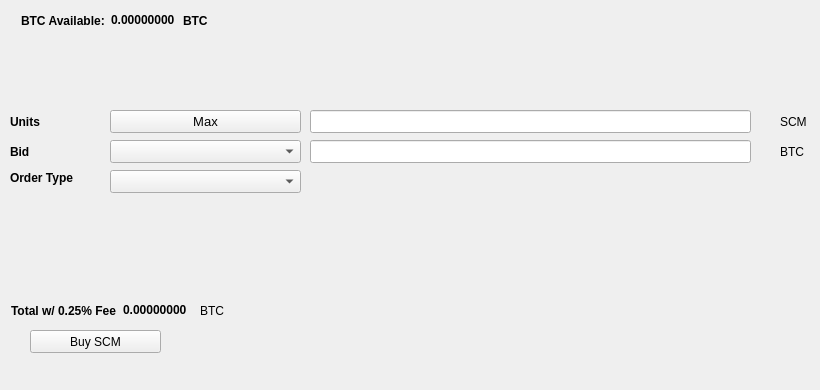
   <widget class="QWidget" name="BuyTab">
    <attribute name="title">
     <string>Buy</string>
    </attribute>
    <widget class="QPushButton" name="BuySCM">
     <property name="geometry">
      <rect>
       <x>30</x>
       <y>330</y>
       <width>131</width>
       <height>23</height>
      </rect>
     </property>
     <property name="text">
      <string>Buy SCM</string>
     </property>
     <property name="icon">
      <iconset resource="../scamar.qrc">
       <normaloff>:/icons/bitcoin</normaloff>:/icons/bitcoin</iconset>
     </property>
    </widget>
    <widget class="QLabel" name="label_3">
     <property name="geometry">
      <rect>
       <x>10</x>
       <y>110</y>
       <width>46</width>
       <height>23</height>
      </rect>
     </property>
     <property name="font">
      <font>
       <weight>75</weight>
       <bold>true</bold>
      </font>
     </property>
     <property name="text">
      <string>Units</string>
     </property>
    </widget>
    <widget class="QLineEdit" name="UnitsInput">
     <property name="geometry">
      <rect>
       <x>310</x>
       <y>110</y>
       <width>441</width>
       <height>23</height>
      </rect>
     </property>
     <property name="font">
      <font>
       <pointsize>9</pointsize>
       <weight>75</weight>
       <bold>true</bold>
      </font>
     </property>
    </widget>
    <widget class="QLineEdit" name="BuyBidPriceEdit">
     <property name="geometry">
      <rect>
       <x>310</x>
       <y>140</y>
       <width>441</width>
       <height>23</height>
      </rect>
     </property>
     <property name="font">
      <font>
       <pointsize>9</pointsize>
       <weight>75</weight>
       <bold>true</bold>
      </font>
     </property>
    </widget>
    <widget class="QLabel" name="label_4">
     <property name="geometry">
      <rect>
       <x>780</x>
       <y>110</y>
       <width>31</width>
       <height>23</height>
      </rect>
     </property>
     <property name="text">
      <string>SCM</string>
     </property>
    </widget>
    <widget class="QLabel" name="label_5">
     <property name="geometry">
      <rect>
       <x>780</x>
       <y>140</y>
       <width>31</width>
       <height>23</height>
      </rect>
     </property>
     <property name="text">
      <string>BTC</string>
     </property>
    </widget>
    <widget class="QLabel" name="label_6">
     <property name="geometry">
      <rect>
       <x>10</x>
       <y>140</y>
       <width>46</width>
       <height>23</height>
      </rect>
     </property>
     <property name="font">
      <font>
       <weight>75</weight>
       <bold>true</bold>
      </font>
     </property>
     <property name="text">
      <string>Bid</string>
     </property>
    </widget>
    <widget class="QLabel" name="label_7">
     <property name="geometry">
      <rect>
       <x>10</x>
       <y>170</y>
       <width>91</width>
       <height>16</height>
      </rect>
     </property>
     <property name="font">
      <font>
       <weight>75</weight>
       <bold>true</bold>
      </font>
     </property>
     <property name="text">
      <string>Order Type</string>
     </property>
    </widget>
    <widget class="QPushButton" name="Buy_Max_Amount">
     <property name="geometry">
      <rect>
       <x>110</x>
       <y>110</y>
       <width>191</width>
       <height>23</height>
      </rect>
     </property>
     <property name="font">
      <font>
       <pointsize>10</pointsize>
      </font>
     </property>
     <property name="text">
      <string>Max</string>
     </property>
    </widget>
    <widget class="QComboBox" name="BuyBidcomboBox">
     <property name="geometry">
      <rect>
       <x>110</x>
       <y>140</y>
       <width>191</width>
       <height>23</height>
      </rect>
     </property>
     <property name="font">
      <font>
       <pointsize>10</pointsize>
      </font>
     </property>
    </widget>
    <widget class="QComboBox" name="buyOrdertypeCombo">
     <property name="geometry">
      <rect>
       <x>110</x>
       <y>170</y>
       <width>191</width>
       <height>23</height>
      </rect>
     </property>
     <property name="font">
      <font>
       <pointsize>10</pointsize>
      </font>
     </property>
    </widget>
    <widget class="QWidget" name="layoutWidget1">
     <property name="geometry">
      <rect>
       <x>21</x>
       <y>11</y>
       <width>227</width>
       <height>19</height>
      </rect>
     </property>
     <layout class="QHBoxLayout" name="horizontalLayout_3">
      <item>
       <widget class="QLabel" name="label232">
        <property name="font">
         <font>
          <weight>75</weight>
          <bold>true</bold>
         </font>
        </property>
        <property name="text">
         <string>BTC Available:</string>
        </property>
       </widget>
      </item>
      <item>
       <widget class="QLabel" name="BtcAvailableLbl">
        <property name="palette">
         <palette>
          <active>
           <colorrole role="WindowText">
            <brush brushstyle="SolidPattern">
             <color alpha="255">
              <red>0</red>
              <green>0</green>
              <blue>0</blue>
             </color>
            </brush>
           </colorrole>
           <colorrole role="Button">
            <brush brushstyle="SolidPattern">
             <color alpha="255">
              <red>0</red>
              <green>170</green>
              <blue>0</blue>
             </color>
            </brush>
           </colorrole>
           <colorrole role="Light">
            <brush brushstyle="SolidPattern">
             <color alpha="255">
              <red>0</red>
              <green>255</green>
              <blue>0</blue>
             </color>
            </brush>
           </colorrole>
           <colorrole role="Midlight">
            <brush brushstyle="SolidPattern">
             <color alpha="255">
              <red>0</red>
              <green>212</green>
              <blue>0</blue>
             </color>
            </brush>
           </colorrole>
           <colorrole role="Dark">
            <brush brushstyle="SolidPattern">
             <color alpha="255">
              <red>0</red>
              <green>85</green>
              <blue>0</blue>
             </color>
            </brush>
           </colorrole>
           <colorrole role="Mid">
            <brush brushstyle="SolidPattern">
             <color alpha="255">
              <red>0</red>
              <green>113</green>
              <blue>0</blue>
             </color>
            </brush>
           </colorrole>
           <colorrole role="Text">
            <brush brushstyle="SolidPattern">
             <color alpha="255">
              <red>0</red>
              <green>170</green>
              <blue>0</blue>
             </color>
            </brush>
           </colorrole>
           <colorrole role="BrightText">
            <brush brushstyle="SolidPattern">
             <color alpha="255">
              <red>255</red>
              <green>255</green>
              <blue>255</blue>
             </color>
            </brush>
           </colorrole>
           <colorrole role="ButtonText">
            <brush brushstyle="SolidPattern">
             <color alpha="255">
              <red>0</red>
              <green>0</green>
              <blue>0</blue>
             </color>
            </brush>
           </colorrole>
           <colorrole role="Base">
            <brush brushstyle="SolidPattern">
             <color alpha="255">
              <red>255</red>
              <green>255</green>
              <blue>255</blue>
             </color>
            </brush>
           </colorrole>
           <colorrole role="Window">
            <brush brushstyle="SolidPattern">
             <color alpha="255">
              <red>0</red>
              <green>170</green>
              <blue>0</blue>
             </color>
            </brush>
           </colorrole>
           <colorrole role="Shadow">
            <brush brushstyle="SolidPattern">
             <color alpha="255">
              <red>0</red>
              <green>0</green>
              <blue>0</blue>
             </color>
            </brush>
           </colorrole>
           <colorrole role="AlternateBase">
            <brush brushstyle="SolidPattern">
             <color alpha="255">
              <red>127</red>
              <green>212</green>
              <blue>127</blue>
             </color>
            </brush>
           </colorrole>
           <colorrole role="ToolTipBase">
            <brush brushstyle="SolidPattern">
             <color alpha="255">
              <red>255</red>
              <green>255</green>
              <blue>220</blue>
             </color>
            </brush>
           </colorrole>
           <colorrole role="ToolTipText">
            <brush brushstyle="SolidPattern">
             <color alpha="255">
              <red>0</red>
              <green>0</green>
              <blue>0</blue>
             </color>
            </brush>
           </colorrole>
          </active>
          <inactive>
           <colorrole role="WindowText">
            <brush brushstyle="SolidPattern">
             <color alpha="255">
              <red>0</red>
              <green>0</green>
              <blue>0</blue>
             </color>
            </brush>
           </colorrole>
           <colorrole role="Button">
            <brush brushstyle="SolidPattern">
             <color alpha="255">
              <red>0</red>
              <green>170</green>
              <blue>0</blue>
             </color>
            </brush>
           </colorrole>
           <colorrole role="Light">
            <brush brushstyle="SolidPattern">
             <color alpha="255">
              <red>0</red>
              <green>255</green>
              <blue>0</blue>
             </color>
            </brush>
           </colorrole>
           <colorrole role="Midlight">
            <brush brushstyle="SolidPattern">
             <color alpha="255">
              <red>0</red>
              <green>212</green>
              <blue>0</blue>
             </color>
            </brush>
           </colorrole>
           <colorrole role="Dark">
            <brush brushstyle="SolidPattern">
             <color alpha="255">
              <red>0</red>
              <green>85</green>
              <blue>0</blue>
             </color>
            </brush>
           </colorrole>
           <colorrole role="Mid">
            <brush brushstyle="SolidPattern">
             <color alpha="255">
              <red>0</red>
              <green>113</green>
              <blue>0</blue>
             </color>
            </brush>
           </colorrole>
           <colorrole role="Text">
            <brush brushstyle="SolidPattern">
             <color alpha="255">
              <red>0</red>
              <green>170</green>
              <blue>0</blue>
             </color>
            </brush>
           </colorrole>
           <colorrole role="BrightText">
            <brush brushstyle="SolidPattern">
             <color alpha="255">
              <red>255</red>
              <green>255</green>
              <blue>255</blue>
             </color>
            </brush>
           </colorrole>
           <colorrole role="ButtonText">
            <brush brushstyle="SolidPattern">
             <color alpha="255">
              <red>0</red>
              <green>0</green>
              <blue>0</blue>
             </color>
            </brush>
           </colorrole>
           <colorrole role="Base">
            <brush brushstyle="SolidPattern">
             <color alpha="255">
              <red>255</red>
              <green>255</green>
              <blue>255</blue>
             </color>
            </brush>
           </colorrole>
           <colorrole role="Window">
            <brush brushstyle="SolidPattern">
             <color alpha="255">
              <red>0</red>
              <green>170</green>
              <blue>0</blue>
             </color>
            </brush>
           </colorrole>
           <colorrole role="Shadow">
            <brush brushstyle="SolidPattern">
             <color alpha="255">
              <red>0</red>
              <green>0</green>
              <blue>0</blue>
             </color>
            </brush>
           </colorrole>
           <colorrole role="AlternateBase">
            <brush brushstyle="SolidPattern">
             <color alpha="255">
              <red>127</red>
              <green>212</green>
              <blue>127</blue>
             </color>
            </brush>
           </colorrole>
           <colorrole role="ToolTipBase">
            <brush brushstyle="SolidPattern">
             <color alpha="255">
              <red>255</red>
              <green>255</green>
              <blue>220</blue>
             </color>
            </brush>
           </colorrole>
           <colorrole role="ToolTipText">
            <brush brushstyle="SolidPattern">
             <color alpha="255">
              <red>0</red>
              <green>0</green>
              <blue>0</blue>
             </color>
            </brush>
           </colorrole>
          </inactive>
          <disabled>
           <colorrole role="WindowText">
            <brush brushstyle="SolidPattern">
             <color alpha="255">
              <red>0</red>
              <green>85</green>
              <blue>0</blue>
             </color>
            </brush>
           </colorrole>
           <colorrole role="Button">
            <brush brushstyle="SolidPattern">
             <color alpha="255">
              <red>0</red>
              <green>170</green>
              <blue>0</blue>
             </color>
            </brush>
           </colorrole>
           <colorrole role="Light">
            <brush brushstyle="SolidPattern">
             <color alpha="255">
              <red>0</red>
              <green>255</green>
              <blue>0</blue>
             </color>
            </brush>
           </colorrole>
           <colorrole role="Midlight">
            <brush brushstyle="SolidPattern">
             <color alpha="255">
              <red>0</red>
              <green>212</green>
              <blue>0</blue>
             </color>
            </brush>
           </colorrole>
           <colorrole role="Dark">
            <brush brushstyle="SolidPattern">
             <color alpha="255">
              <red>0</red>
              <green>85</green>
              <blue>0</blue>
             </color>
            </brush>
           </colorrole>
           <colorrole role="Mid">
            <brush brushstyle="SolidPattern">
             <color alpha="255">
              <red>0</red>
              <green>113</green>
              <blue>0</blue>
             </color>
            </brush>
           </colorrole>
           <colorrole role="Text">
            <brush brushstyle="SolidPattern">
             <color alpha="255">
              <red>0</red>
              <green>85</green>
              <blue>0</blue>
             </color>
            </brush>
           </colorrole>
           <colorrole role="BrightText">
            <brush brushstyle="SolidPattern">
             <color alpha="255">
              <red>255</red>
              <green>255</green>
              <blue>255</blue>
             </color>
            </brush>
           </colorrole>
           <colorrole role="ButtonText">
            <brush brushstyle="SolidPattern">
             <color alpha="255">
              <red>0</red>
              <green>85</green>
              <blue>0</blue>
             </color>
            </brush>
           </colorrole>
           <colorrole role="Base">
            <brush brushstyle="SolidPattern">
             <color alpha="255">
              <red>0</red>
              <green>170</green>
              <blue>0</blue>
             </color>
            </brush>
           </colorrole>
           <colorrole role="Window">
            <brush brushstyle="SolidPattern">
             <color alpha="255">
              <red>0</red>
              <green>170</green>
              <blue>0</blue>
             </color>
            </brush>
           </colorrole>
           <colorrole role="Shadow">
            <brush brushstyle="SolidPattern">
             <color alpha="255">
              <red>0</red>
              <green>0</green>
              <blue>0</blue>
             </color>
            </brush>
           </colorrole>
           <colorrole role="AlternateBase">
            <brush brushstyle="SolidPattern">
             <color alpha="255">
              <red>0</red>
              <green>170</green>
              <blue>0</blue>
             </color>
            </brush>
           </colorrole>
           <colorrole role="ToolTipBase">
            <brush brushstyle="SolidPattern">
             <color alpha="255">
              <red>255</red>
              <green>255</green>
              <blue>220</blue>
             </color>
            </brush>
           </colorrole>
           <colorrole role="ToolTipText">
            <brush brushstyle="SolidPattern">
             <color alpha="255">
              <red>0</red>
              <green>0</green>
              <blue>0</blue>
             </color>
            </brush>
           </colorrole>
          </disabled>
         </palette>
        </property>
        <property name="font">
         <font>
          <weight>75</weight>
          <bold>true</bold>
         </font>
        </property>
        <property name="text">
         <string>0.00000000</string>
        </property>
        <property name="textInteractionFlags">
         <set>Qt::LinksAccessibleByMouse|Qt::TextSelectableByKeyboard|Qt::TextSelectableByMouse</set>
        </property>
       </widget>
      </item>
      <item>
       <widget class="QLabel" name="BtcAvailableLbl_2">
        <property name="font">
         <font>
          <weight>75</weight>
          <bold>true</bold>
         </font>
        </property>
        <property name="text">
         <string>BTC</string>
        </property>
       </widget>
      </item>
     </layout>
    </widget>
    <widget class="QWidget" name="layoutWidge2">
     <property name="geometry">
      <rect>
       <x>11</x>
       <y>301</y>
       <width>259</width>
       <height>19</height>
      </rect>
     </property>
     <layout class="QHBoxLayout" name="horizontalLayout_4">
      <item>
       <widget class="QLabel" name="label_9">
        <property name="font">
         <font>
          <weight>75</weight>
          <bold>true</bold>
         </font>
        </property>
        <property name="text">
         <string>Total w/ 0.25% Fee</string>
        </property>
       </widget>
      </item>
      <item>
       <widget class="QLabel" name="BuyCostLabel">
        <property name="palette">
         <palette>
          <active>
           <colorrole role="WindowText">
            <brush brushstyle="SolidPattern">
             <color alpha="255">
              <red>0</red>
              <green>0</green>
              <blue>0</blue>
             </color>
            </brush>
           </colorrole>
           <colorrole role="Button">
            <brush brushstyle="SolidPattern">
             <color alpha="255">
              <red>0</red>
              <green>170</green>
              <blue>0</blue>
             </color>
            </brush>
           </colorrole>
           <colorrole role="Light">
            <brush brushstyle="SolidPattern">
             <color alpha="255">
              <red>0</red>
              <green>255</green>
              <blue>0</blue>
             </color>
            </brush>
           </colorrole>
           <colorrole role="Midlight">
            <brush brushstyle="SolidPattern">
             <color alpha="255">
              <red>0</red>
              <green>212</green>
              <blue>0</blue>
             </color>
            </brush>
           </colorrole>
           <colorrole role="Dark">
            <brush brushstyle="SolidPattern">
             <color alpha="255">
              <red>0</red>
              <green>85</green>
              <blue>0</blue>
             </color>
            </brush>
           </colorrole>
           <colorrole role="Mid">
            <brush brushstyle="SolidPattern">
             <color alpha="255">
              <red>0</red>
              <green>113</green>
              <blue>0</blue>
             </color>
            </brush>
           </colorrole>
           <colorrole role="Text">
            <brush brushstyle="SolidPattern">
             <color alpha="255">
              <red>0</red>
              <green>170</green>
              <blue>0</blue>
             </color>
            </brush>
           </colorrole>
           <colorrole role="BrightText">
            <brush brushstyle="SolidPattern">
             <color alpha="255">
              <red>255</red>
              <green>255</green>
              <blue>255</blue>
             </color>
            </brush>
           </colorrole>
           <colorrole role="ButtonText">
            <brush brushstyle="SolidPattern">
             <color alpha="255">
              <red>0</red>
              <green>0</green>
              <blue>0</blue>
             </color>
            </brush>
           </colorrole>
           <colorrole role="Base">
            <brush brushstyle="SolidPattern">
             <color alpha="255">
              <red>255</red>
              <green>255</green>
              <blue>255</blue>
             </color>
            </brush>
           </colorrole>
           <colorrole role="Window">
            <brush brushstyle="SolidPattern">
             <color alpha="255">
              <red>0</red>
              <green>170</green>
              <blue>0</blue>
             </color>
            </brush>
           </colorrole>
           <colorrole role="Shadow">
            <brush brushstyle="SolidPattern">
             <color alpha="255">
              <red>0</red>
              <green>0</green>
              <blue>0</blue>
             </color>
            </brush>
           </colorrole>
           <colorrole role="AlternateBase">
            <brush brushstyle="SolidPattern">
             <color alpha="255">
              <red>127</red>
              <green>212</green>
              <blue>127</blue>
             </color>
            </brush>
           </colorrole>
           <colorrole role="ToolTipBase">
            <brush brushstyle="SolidPattern">
             <color alpha="255">
              <red>255</red>
              <green>255</green>
              <blue>220</blue>
             </color>
            </brush>
           </colorrole>
           <colorrole role="ToolTipText">
            <brush brushstyle="SolidPattern">
             <color alpha="255">
              <red>0</red>
              <green>0</green>
              <blue>0</blue>
             </color>
            </brush>
           </colorrole>
          </active>
          <inactive>
           <colorrole role="WindowText">
            <brush brushstyle="SolidPattern">
             <color alpha="255">
              <red>0</red>
              <green>0</green>
              <blue>0</blue>
             </color>
            </brush>
           </colorrole>
           <colorrole role="Button">
            <brush brushstyle="SolidPattern">
             <color alpha="255">
              <red>0</red>
              <green>170</green>
              <blue>0</blue>
             </color>
            </brush>
           </colorrole>
           <colorrole role="Light">
            <brush brushstyle="SolidPattern">
             <color alpha="255">
              <red>0</red>
              <green>255</green>
              <blue>0</blue>
             </color>
            </brush>
           </colorrole>
           <colorrole role="Midlight">
            <brush brushstyle="SolidPattern">
             <color alpha="255">
              <red>0</red>
              <green>212</green>
              <blue>0</blue>
             </color>
            </brush>
           </colorrole>
           <colorrole role="Dark">
            <brush brushstyle="SolidPattern">
             <color alpha="255">
              <red>0</red>
              <green>85</green>
              <blue>0</blue>
             </color>
            </brush>
           </colorrole>
           <colorrole role="Mid">
            <brush brushstyle="SolidPattern">
             <color alpha="255">
              <red>0</red>
              <green>113</green>
              <blue>0</blue>
             </color>
            </brush>
           </colorrole>
           <colorrole role="Text">
            <brush brushstyle="SolidPattern">
             <color alpha="255">
              <red>0</red>
              <green>170</green>
              <blue>0</blue>
             </color>
            </brush>
           </colorrole>
           <colorrole role="BrightText">
            <brush brushstyle="SolidPattern">
             <color alpha="255">
              <red>255</red>
              <green>255</green>
              <blue>255</blue>
             </color>
            </brush>
           </colorrole>
           <colorrole role="ButtonText">
            <brush brushstyle="SolidPattern">
             <color alpha="255">
              <red>0</red>
              <green>0</green>
              <blue>0</blue>
             </color>
            </brush>
           </colorrole>
           <colorrole role="Base">
            <brush brushstyle="SolidPattern">
             <color alpha="255">
              <red>255</red>
              <green>255</green>
              <blue>255</blue>
             </color>
            </brush>
           </colorrole>
           <colorrole role="Window">
            <brush brushstyle="SolidPattern">
             <color alpha="255">
              <red>0</red>
              <green>170</green>
              <blue>0</blue>
             </color>
            </brush>
           </colorrole>
           <colorrole role="Shadow">
            <brush brushstyle="SolidPattern">
             <color alpha="255">
              <red>0</red>
              <green>0</green>
              <blue>0</blue>
             </color>
            </brush>
           </colorrole>
           <colorrole role="AlternateBase">
            <brush brushstyle="SolidPattern">
             <color alpha="255">
              <red>127</red>
              <green>212</green>
              <blue>127</blue>
             </color>
            </brush>
           </colorrole>
           <colorrole role="ToolTipBase">
            <brush brushstyle="SolidPattern">
             <color alpha="255">
              <red>255</red>
              <green>255</green>
              <blue>220</blue>
             </color>
            </brush>
           </colorrole>
           <colorrole role="ToolTipText">
            <brush brushstyle="SolidPattern">
             <color alpha="255">
              <red>0</red>
              <green>0</green>
              <blue>0</blue>
             </color>
            </brush>
           </colorrole>
          </inactive>
          <disabled>
           <colorrole role="WindowText">
            <brush brushstyle="SolidPattern">
             <color alpha="255">
              <red>0</red>
              <green>85</green>
              <blue>0</blue>
             </color>
            </brush>
           </colorrole>
           <colorrole role="Button">
            <brush brushstyle="SolidPattern">
             <color alpha="255">
              <red>0</red>
              <green>170</green>
              <blue>0</blue>
             </color>
            </brush>
           </colorrole>
           <colorrole role="Light">
            <brush brushstyle="SolidPattern">
             <color alpha="255">
              <red>0</red>
              <green>255</green>
              <blue>0</blue>
             </color>
            </brush>
           </colorrole>
           <colorrole role="Midlight">
            <brush brushstyle="SolidPattern">
             <color alpha="255">
              <red>0</red>
              <green>212</green>
              <blue>0</blue>
             </color>
            </brush>
           </colorrole>
           <colorrole role="Dark">
            <brush brushstyle="SolidPattern">
             <color alpha="255">
              <red>0</red>
              <green>85</green>
              <blue>0</blue>
             </color>
            </brush>
           </colorrole>
           <colorrole role="Mid">
            <brush brushstyle="SolidPattern">
             <color alpha="255">
              <red>0</red>
              <green>113</green>
              <blue>0</blue>
             </color>
            </brush>
           </colorrole>
           <colorrole role="Text">
            <brush brushstyle="SolidPattern">
             <color alpha="255">
              <red>0</red>
              <green>85</green>
              <blue>0</blue>
             </color>
            </brush>
           </colorrole>
           <colorrole role="BrightText">
            <brush brushstyle="SolidPattern">
             <color alpha="255">
              <red>255</red>
              <green>255</green>
              <blue>255</blue>
             </color>
            </brush>
           </colorrole>
           <colorrole role="ButtonText">
            <brush brushstyle="SolidPattern">
             <color alpha="255">
              <red>0</red>
              <green>85</green>
              <blue>0</blue>
             </color>
            </brush>
           </colorrole>
           <colorrole role="Base">
            <brush brushstyle="SolidPattern">
             <color alpha="255">
              <red>0</red>
              <green>170</green>
              <blue>0</blue>
             </color>
            </brush>
           </colorrole>
           <colorrole role="Window">
            <brush brushstyle="SolidPattern">
             <color alpha="255">
              <red>0</red>
              <green>170</green>
              <blue>0</blue>
             </color>
            </brush>
           </colorrole>
           <colorrole role="Shadow">
            <brush brushstyle="SolidPattern">
             <color alpha="255">
              <red>0</red>
              <green>0</green>
              <blue>0</blue>
             </color>
            </brush>
           </colorrole>
           <colorrole role="AlternateBase">
            <brush brushstyle="SolidPattern">
             <color alpha="255">
              <red>0</red>
              <green>170</green>
              <blue>0</blue>
             </color>
            </brush>
           </colorrole>
           <colorrole role="ToolTipBase">
            <brush brushstyle="SolidPattern">
             <color alpha="255">
              <red>255</red>
              <green>255</green>
              <blue>220</blue>
             </color>
            </brush>
           </colorrole>
           <colorrole role="ToolTipText">
            <brush brushstyle="SolidPattern">
             <color alpha="255">
              <red>0</red>
              <green>0</green>
              <blue>0</blue>
             </color>
            </brush>
           </colorrole>
          </disabled>
         </palette>
        </property>
        <property name="font">
         <font>
          <weight>75</weight>
          <bold>true</bold>
         </font>
        </property>
        <property name="autoFillBackground">
         <bool>false</bool>
        </property>
        <property name="text">
         <string>0.00000000</string>
        </property>
        <property name="textInteractionFlags">
         <set>Qt::LinksAccessibleByMouse|Qt::TextSelectableByMouse</set>
        </property>
       </widget>
      </item>
      <item>
       <widget class="QLabel" name="label_10">
        <property name="font">
         <font>
          <weight>50</weight>
          <bold>false</bold>
         </font>
        </property>
        <property name="text">
         <string>BTC</string>
        </property>
       </widget>
      </item>
     </layout>
    </widget>
    <widget class="QLabel" name="label_24">
     <property name="geometry">
      <rect>
       <x>460</x>
       <y>300</y>
       <width>281</width>
       <height>81</height>
      </rect>
     </property>
     <property name="text">
      <string/>
     </property>
     <property name="pixmap">
      <pixmap>:/images/bittrex</pixmap>
     </property>
    </widget>
   </widget>
